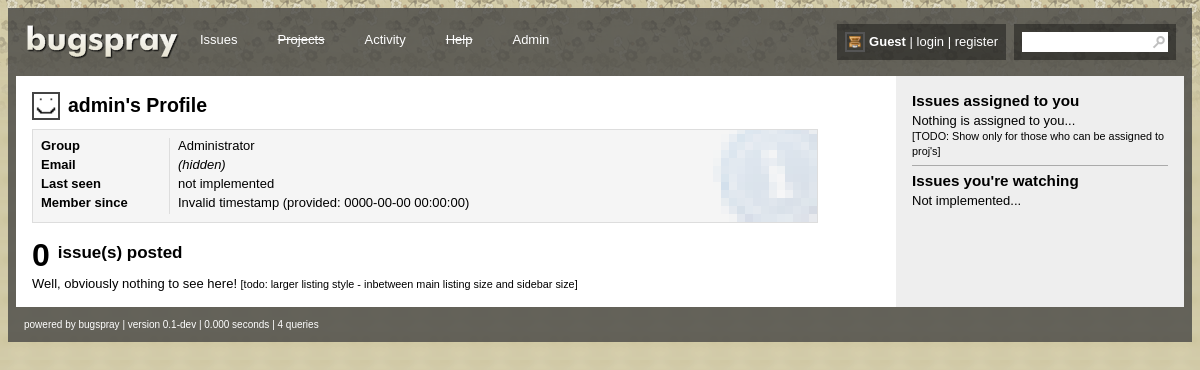
Page /app/profile.php?u=1 on the earlier database version.
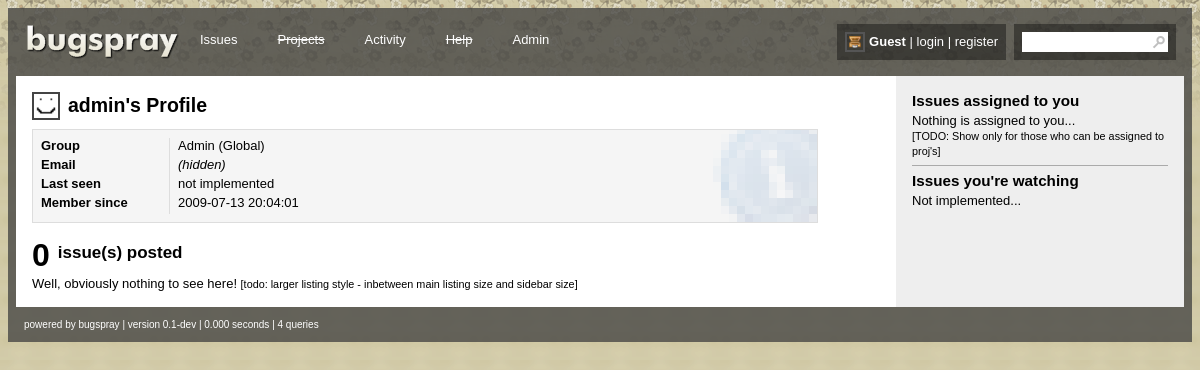
Same page on the later database version.
### tables this page shows
CREATE TABLE IF NOT EXISTS `users` (
  `id` int(11) NOT NULL AUTO_INCREMENT,
  `username` varchar(24) NOT NULL,
  `displayname` varchar(24) NOT NULL,
  `password` varchar(128) NOT NULL,
  `password_salt` varchar(128) NOT NULL,
  `group` int(11) NOT NULL DEFAULT '1',
  `when_registered` datetime NOT NULL,
  `banned` tinyint(1) NOT NULL DEFAULT '0',
  `email` varchar(128) NOT NULL,
  `email_show` tinyint(1) NOT NULL DEFAULT '0',
  `website` varchar(128) NOT NULL,
  `avatar_type` int(11) NOT NULL,
  `avatar_location` varchar(128) NOT NULL,
  `num_posted_issues` int(11) NOT NULL,
  `num_posted_comments` int(11) NOT NULL,
  PRIMARY KEY (`id`)
);

CREATE TABLE IF NOT EXISTS `groups` (
  `id` int(11) NOT NULL AUTO_INCREMENT,
  `name` varchar(20) NOT NULL,
  `global_admin` tinyint(1) NOT NULL,
  PRIMARY KEY (`id`)
);

### app/profile.php (the view, shortened to what this page needs)
<?php
include("functions.php");
template_top('account');
$id = escape_smart($_GET['u']);
$profile = db_query_single("SELECT users.*, groups.name AS group_name FROM users LEFT JOIN groups ON groups.id = users.group WHERE users.id = '$id'");
?>
<header id="profile_header">
	<div class="avatar_large">
		<img src="<?php echo getav($id); ?>" />
	</div>
	<div class="heading">
		<h2><?php echo $profile['username']; ?>'s Profile</h2>
	</div>
</header>
<section id="profile_overview">
	<dl id="profile_listing" class="ibox_details">
		<dt>Group</dt>
			<dd>
				<?php echo $profile['group_name']; ?>
			</dd>
		<dt>Email</dt>
			<dd>
				<?php
					if ($profile['email_show'] || isadmin())
					{
						if (!$profile['email_show'])
						{
							echo '<span style="font-style:italic;">'.$profile['email'].'</span>';
						}
						else
						{
							echo $profile['email'];
						}
					}
					else
					{
						echo '<span style="font-style:italic;">(hidden)</span>';
					}
				?>
			</dd>
		<dt>Last seen</dt>
			<dd>
				not implemented
			</dd>
		<dt>Member since</dt>
			<dd>
				<?php echo timehtml5($profile['when_registered']); ?>
			</dd>
	</dl>
</section>
<section id="profile_issues">
	<header>
		<h3>
			<span class="label">Issue(s) posted</span>
			<span class="num"><?php echo $profile['num_posted_issues']; ?></span>
		</h3>
	</header>
	<?php
	$result_issues_profile = db_query("SELECT * FROM issues WHERE author = '$id' ORDER BY num_comments DESC");
	if (mysql_num_rows($result_issues_profile) > 0)
	{
		echo '<div style="font-size:12px;">';
		while ($issue_profile = mysql_fetch_array($result_issues_profile))
		{
			echo '
			<div class="fl" style="background:#ddd;font-weight:bold;padding:4px 6px;width:16px;text-align:center;margin-right:8px;">'.$issue_profile['num_comments'].'</div>
			<div class="fl" style="margin-top:4px;"><a href="view_issue.php?id='.$issue_profile['id'].'">'.$issue_profile['name'].'</a></div>';
		}
		echo '<div class="fc"></div>
		</div>';
	}
	else
	{
		echo 'Well, obviously nothing to see here!';
	}
	?>
	<small>[todo: larger listing style - inbetween main listing size and sidebar size]</small>
</section>
<?php
template_bottom();
?>

### app/template.php (shortened to what this page needs)
<?php
function template_top($hi)
{
?>
<!DOCTYPE html>
<html lang="en">
	<head>
		<link rel="stylesheet" type="text/css" href="img/style.css" />
	</head>
	<body>
		<div id="global_wrapper">
			<header id="header">
				<hgroup class="logo">
					<h1><a href="index.php"><img src="img/logo.png" alt="bugspray" /></a></h1>
				</hgroup>
				<nav>
					<ul>
						<?php
						$menu = array(
							array(
								'id' => 'issues',
								'name' => 'Issues',
								'url' => 'index.php'
							),
							array(
								'id' => 'projects',
								'name' => 'Projects'
							),
							array(
								'id' => 'activity',
								'name' => 'Activity',
								'url' => 'activity.php'
							),
							array(
								'id' => 'help',
								'name' => 'Help'
							),
							array(
								'id' => 'admin',
								'name' => 'Admin',
								'show' => isadmin(),
								'url' => 'admin.php'
							),
						);
						foreach ($menu as $link)
						{
							echo '<li id="menu_'.$link['id'].'"'.($hi==$link['id']?' class="sel"':'').'><a href="'.(isset($link['url'])?$link['url']:'javascript:void(0)').'">'.(isset($link['url'])?'':'<s>').''.$link['name'].''.(isset($link['url'])?'':'</s>').'</a></li>';
						}
						?>
					</ul>
				</nav>
				<form id="search_wrapper">
					<input type="text" name="search" />
				</form>
				<div id="user_wrapper">
					<div id="user_left">
						<div class="avatar">
							<?php echo '<img src="'.(isloggedin()?getav($_SESSION['uid']):'img/guest.png').'" alt="" />'; ?>
						</div>
					</div>
					<div id="user_right">
						<?php
						if (isloggedin())
							echo '<b>'.$_SESSION['username'].'</b> | <a href="profile.php">profile</a> | <a href="user_logout.php">logout</a>';
						else
							echo '<b>Guest</b> | <a href="user_login.php">login</a> | <a href="user_register.php">register</a>';
						?>
					</div>
				</div>
			</header>
			<div id="content_wrap">
				<section id="content">
<?php
}
function template_bottom()
{
?>
				</section>
			</div>
			<aside id="sidebar">
				<?php template_sidebar(); ?>
			</aside>
			<footer id="footer">
				powered by bugspray | version 0.1-dev | <?php  echo footerinfo('time').' | '.footerinfo('queries'); ?>
			</footer>
		</div>
	</body>
</html>
<?php
}
function template_sidebar()
{
	include("sidebar.php");
}
?>

### app/sidebar.php (shortened to what this page needs)
<h3>Issues assigned to you</h3>
<?php
$result_issues_assigned = db_query("SELECT * FROM issues WHERE assign = '{$_SESSION['uid']}' ORDER BY when_opened ASC");
if (mysql_num_rows($result_issues_assigned) > 0)
{
	echo '
	<ul class="issuelist_small">';
	while ($issue_assigned = mysql_fetch_array($result_issues_assigned))
	{
		$nameshort = strlen($issue_assigned['name']) > 16 ? substr($issue_assigned['name'],0,30).'...' : $issue_assigned['name'];
		echo '
		<li>
			<div class="comments">'.$issue_assigned['num_comments'].'</div>
			<div class="title"><a href="view_issue.php?id='.$issue_assigned['id'].'" title="'.$issue_assigned['name'].'">'.$nameshort.'</a></div>
			<div class="fc"></div>
		</li>';
	}
	echo '
	</ul>';
}
else
{
	echo 'Nothing is assigned to you...';
}
?>
<br />
<small>[TODO: Show only for those who can be assigned to proj's]</small>
<hr />
<h3>Issues you're watching</h3>
Not implemented...

### app/functions.php (shortened to what this page needs)
<?php
$starttime = explode(' ', microtime());
$starttime = $starttime[1] + $starttime[0];
include("template.php");
function db_query($query)
{
	$result = mysql_query($query);
	return $result;
}
function db_query_single($query)
{
	$array = mysql_fetch_array(db_query($query." LIMIT 1"));
	return $array;
}
function query_uid($id)
{
	global $queries_uid;
	if (!$queries_uid[$id])
	{
		$queries_uid[$id] = db_query_single("SELECT * FROM users WHERE id = $id");
	}
	return $queries_uid[$id];
}
function getav($id)
{
	$q = query_uid($id);
	return $q['avatar_location'];
}
function isloggedin()
{
	$sessionactive = isset($_SESSION['username']) && isset($_SESSION['password']) && isset($_SESSION['uid']);
	if ($sessionactive)
	{
		if (isexistinguser($_SESSION['username'], $_SESSION['password']) == 2)
		{
			unset($_SESSION['username']);
			unset($_SESSION['password']);
			unset($_SESSION['uid']);
			return false;
		}
		else
		{
			return true;
		}
	}
	else
	{
		return false;
	}
}
function isadmin()
{
	if (isset($_SESSION['username']))
	{
		$q = query_uid($_SESSION['uid']);
		$g = $q['group'];
		$q2 = db_query_single("SELECT global_admin FROM groups WHERE id = $g");
		return $q2[0];
	}
	else
	{
		return 0;
	}
}
function escape_smart($value)
{
	return $value;
}
function timehtml5($timestamp,$pubdate=false,$innerhtml='[nothingatall]')
{
	$timestamporig = $timestamp;
	if (gettype($timestamp) == 'string')
	{
		$timestamp = strtotime($timestamp);
	}
	if ($timestamp <= 0)
	{
		return 'Invalid timestamp (provided: '.$timestamporig.')';
	}
	$datetime = date(DATE_W3C,$timestamp);
	if ($innerhtml != '[nothingatall]')
	{
		return '<time'.($pubdate?' pubdate':'').' datetime="'.$datetime.'">'.$innerhtml.'</time>';
	}
	else
	{
		return '<time'.($pubdate?' pubdate':'').' datetime="'.$datetime.'">'.$timestamporig.'</time>';
	}
}
function footerinfo($want)
{
	global $db_queries, $starttime;
	$ret = '';
	switch ($want)
	{
		case 'time':
			$mtime = explode(' ', microtime());
			$totaltime = $mtime[0] + $mtime[1] - $starttime;
			$ret = sprintf('%.3f',$totaltime).' seconds';
			break;
		case 'queries':
			if (!isset($db_queries))
			{
				$ret = '0 queries';
			}
			else
			{
				$ret = $db_queries;
				if ($ret == 1)
					$ret .= ' query';
				else
					$ret .= ' queries';
			}
			break;
	}
	return $ret;
}
?>

### app/img/style.css (style rules this page uses)
body { background:url('bg/main.png'); }
body,td { font-family:helvetica,arial,sans-serif; font-size:13px; }
header,section,footer,aside,nav,article,figure { display:block; }
a { color:#4183C4; text-decoration:none; }
ul { padding-left:32px; }
hr { border:solid #888; border-width:1px 0px 0px 0px; }
img { border:none; }
#global_wrapper { background:url('bg/wrapper.png'); padding:8px; }
#header { padding:8px; margin-bottom:8px; }
#header hgroup { float:left; }
#header hgroup h1 { margin:0px; height:36px; overflow:hidden; }
#header nav { color:#fff; float:left; padding-top:4px; }
#header nav ul { list-style:none; padding:0px; margin:0px; }
#header nav ul li { float:left; margin:0px 16px; padding:4px; }
#header nav ul li a { color:#fff; }
#search_wrapper { float:right; background:url('bg/menusel2.png'); color:#fff; padding:8px; height:20px; margin-left:8px; }
#search_wrapper input { border:0px; font-size:11px; padding:2px; background:#fff url('search.png') no-repeat right; width:142px; height:16px; -moz-border-radius:0px !important; -webkit-border-radius:0px !important; border-radius:0px !important; }
#user_wrapper { float:right; background:url('bg/menusel2.png'); color:#fff; padding:8px; height:20px; }
#user_left { float:left; }
#user_right { float:left; padding:2px 0px 0px 4px; }
#user_right a { color:#fff; }
#content_wrap { float:left; width:100%; min-width:500px; margin-right:-288px; background:#fff url('sidebar.png') repeat-y top right; }
#content { margin-right:289px; padding:16px; }
#sidebar { float:left; width:256px; padding:16px; }
#sidebar hr { border-color:#aaa; }
#footer { margin-top:8px; color:#fff; font-size:10px; padding:4px 8px; }
h2 { margin:0px 0px 12px 0px; }
h3,h4,h5 { margin:0px 0px 4px 0px; }
input[type=text], input[type=password], textarea, select { border:1px solid #bbb; font-size:13px; font-family:helvetica,arial,sans-serif; background:#fff url('bg/form.png') repeat-x; -moz-border-radius:3px; -webkit-border-radius:3px; border-radius:3px; padding:4px; }
.avatar, .avatar_large { border:2px solid #444; }
.avatar, .avatar img { width:16px; height:16px; }
.avatar_large, .avatar_large img { width:24px; height:24px; }
#user_wrapper .avatar { border-color:#555; }
.ibox_generic, .ibox_details, .ibox_comment, .ibox_alert, .ibox_error { background:#f5f5f5; border:1px solid #ddd; padding:8px; }
.ibox_details { width:768px; background-image:url(bgcom/details.png); background-repeat:no-repeat; background-position:bottom right; }
dl.ibox_details { margin:0px; }
dl.ibox_details dt { float:left; clear:left; border-right:1px solid #ddd; font-weight:bold; padding-bottom:4px; }
dl.ibox_details dd { position:relative; left:8px; padding-bottom:4px; }
#profile_header .avatar_large { float:left; margin-right:8px; }
#profile_header .heading { float:left; margin-top:2px; }
#profile_overview { margin-bottom:16px; }
#profile_listing dt { width:128px; }
#profile_issues header .num { float:left; font-size:32px; margin-right:8px; position:relative; top:-2px; }
#profile_issues header .label { position:relative; top:4px; text-transform:lowercase; font-size:17px; }

Differences in the rows shown:
changed users "admin": groups.name "Administrator" → "Admin (Global)"; when_registered "Invalid timestamp (provided: 0000-00-00 00:00:00)" → "2009-07-13 20:04:01"
